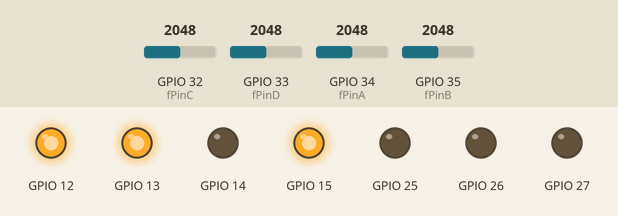
This program was run on a simulated ESP32. Shown: output pins drawn as LEDs (lit = HIGH). The inputs (shaded band) are chosen by the test bench; at power-on: GPIO 32 (fPinC) = 2048, GPIO 33 (fPinD) = 2048, GPIO 34 (fPinA) = 2048, GPIO 35 (fPinB) = 2048. What the program prints to the serial monitor is not drawn.

Above: at 0.3 s.
At 1.2 s:
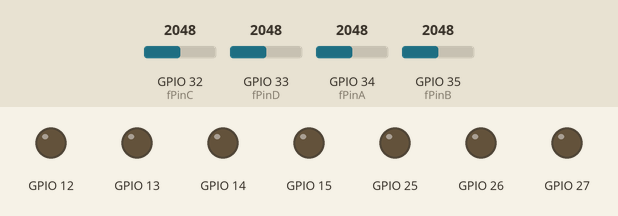
At 1.7 s:
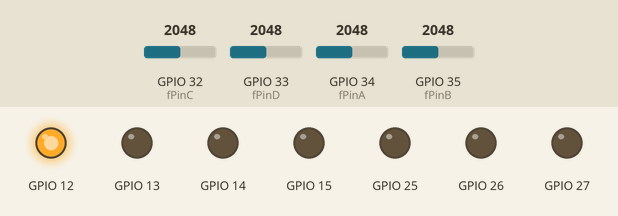
At 2.5 s:
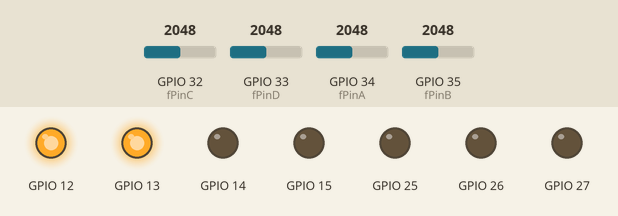
At 3.3 s:
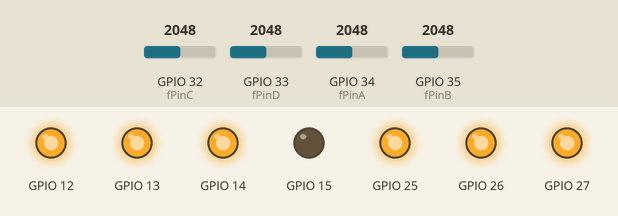
Timing chart, 0 to 4.8 s (numbered marks = the images above):
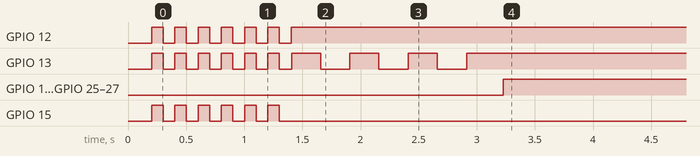

The program:

main.cpp
```cpp
#include <Arduino.h>
#include <EspChannel.h>


// ______________________________________________________________________________________________ PARAMETERS

//Static IP address configuration
//      ROBOT IPS
// IP = 192.168.0.6 -> SIID
// IP = 192.168.0.7 -> BLACKWING
// IP = 192.168.0.8 -> SONOMA
//      ESP IPS
// IP = 192.168.0.40 -> ACC 1
// IP = 192.168.0.41 -> ACC 2
// IP = 192.168.0.50 -> SONAR 1

const IPAddress staticIP(192, 168, 0, 90);  // this device static IP
// const IPAddress staticIP(192, 168, 0, 40);  // this device static IP


// ______________________________________________________________________________________________ ESP CHANNEL


// ---------- ACCELEROMETER

int fPinA = 34;
int fPinB = 35;
int fPinC = 32;
int fPinD = 33;
FlexEspChannel espChannel(staticIP, fPinA, fPinB, fPinC, fPinD);


// ______________________________________________________________________________________________ MAIN

void setup() {

  // SERIAL
  Serial.begin(115200);
  delay(200);
  Serial.println("SETUP --- --- --- BEGIN");

  // SETUP ESP CHANNEL
  espChannel.setup();
  delay(200);

  // wait for a few seconds before starting
  delay(100);
  Serial.println("SETUP --- --- --- COMPLETE");
}

void loop() {

  espChannel.loop();
}
```

Measured:
- by itself, GPIO 14, GPIO 25–27: LOW → HIGH at 3.2 s
